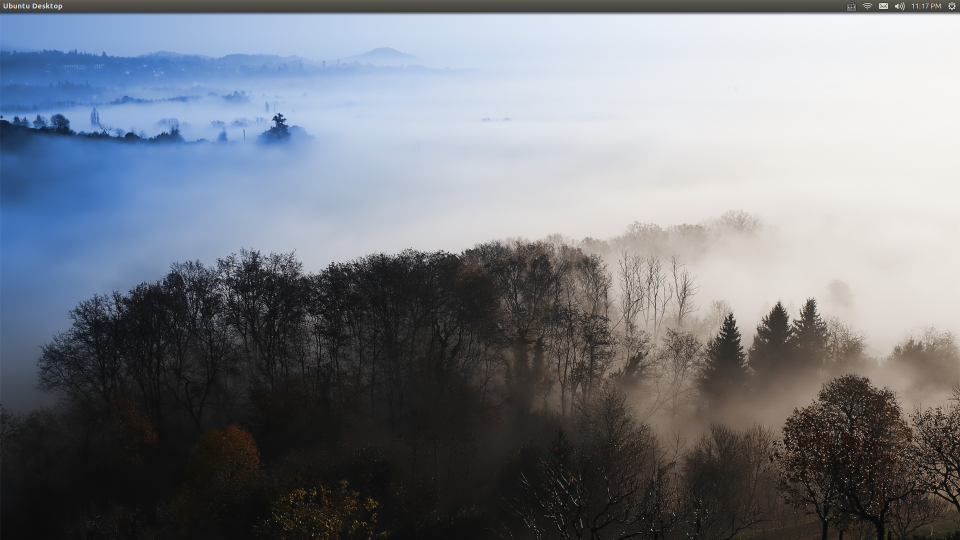
#> input picture 1.png, 1920 x 1080 px (shown at 1/2 size)
$ python np2mat.py
#> lines starting #> are read from the running program, lines starting #| are printed output that depends on the picture
import np2mat
import cv2
import numpy as np

img = np.float32(cv2.resize(cv2.imread('../1.png'), (1280, 720)))
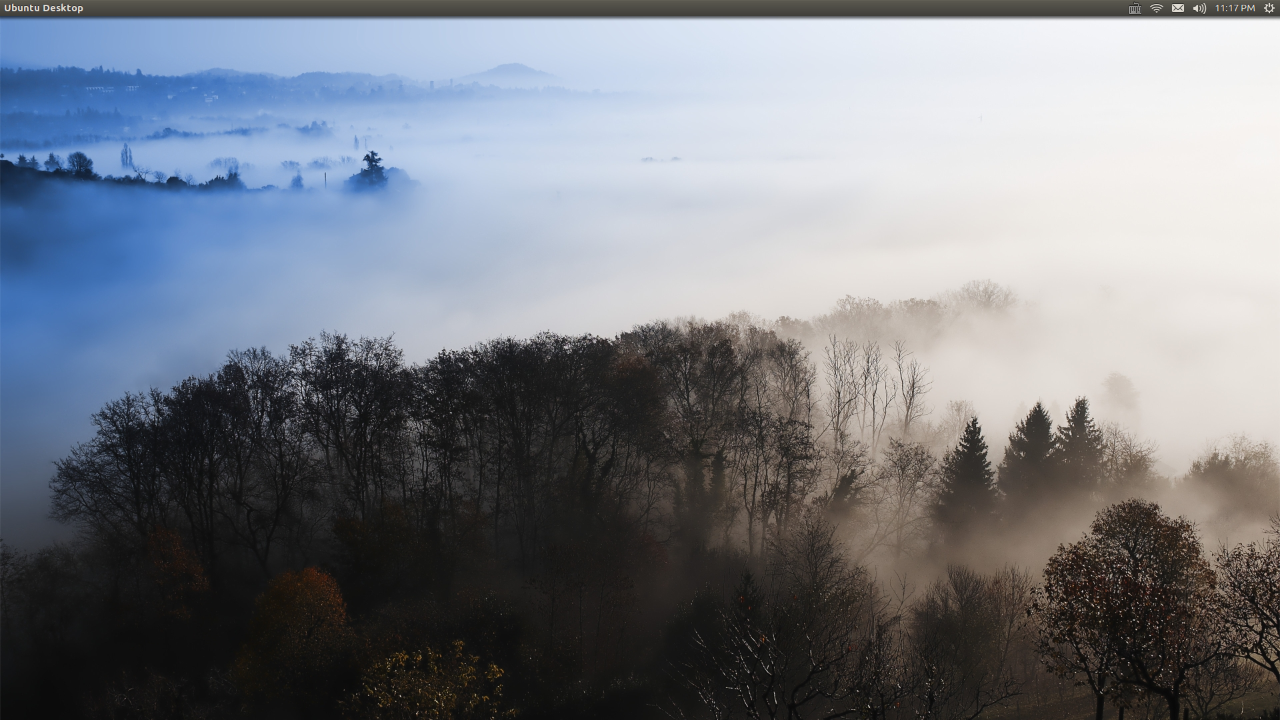
#> img: shape (720, 1280, 3) float32; mean B, G, R 131.6, 123.8, 119.6
#> (the run stopped early here; a loop or call above may not have finished)
